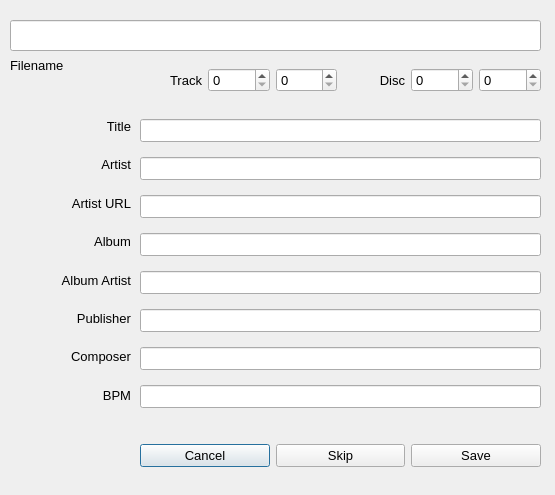
<?xml version="1.0" encoding="UTF-8"?>
<ui version="4.0">
 <class>TagEditor</class>
 <widget class="QDialog" name="TagEditor">
  <property name="geometry">
   <rect>
    <x>0</x>
    <y>0</y>
    <width>555</width>
    <height>495</height>
   </rect>
  </property>
  <property name="minimumSize">
   <size>
    <width>555</width>
    <height>495</height>
   </size>
  </property>
  <property name="maximumSize">
   <size>
    <width>555</width>
    <height>495</height>
   </size>
  </property>
  <property name="font">
   <font>
    <pointsize>10</pointsize>
   </font>
  </property>
  <property name="windowTitle">
   <string>Tags Editor</string>
  </property>
  <property name="windowIcon">
   <iconset>
    <normaloff>../img/icon.ico</normaloff>../img/icon.ico</iconset>
  </property>
  <property name="locale">
   <locale language="English" country="UnitedStates"/>
  </property>
  <widget class="QWidget" name="horizontalLayoutWidget">
   <property name="geometry">
    <rect>
     <x>140</x>
     <y>430</y>
     <width>401</width>
     <height>51</height>
    </rect>
   </property>
   <layout class="QHBoxLayout" name="horizontalLayout">
    <item>
     <widget class="QPushButton" name="pushButton_tags_cancel">
      <property name="text">
       <string>Cancel</string>
      </property>
     </widget>
    </item>
    <item>
     <widget class="QPushButton" name="pushButton_tags_skip">
      <property name="text">
       <string>Skip</string>
      </property>
     </widget>
    </item>
    <item>
     <widget class="QPushButton" name="pushButton_save">
      <property name="text">
       <string>Save</string>
      </property>
     </widget>
    </item>
   </layout>
  </widget>
  <widget class="QWidget" name="horizontalLayoutWidget_2">
   <property name="geometry">
    <rect>
     <x>140</x>
     <y>60</y>
     <width>401</width>
     <height>41</height>
    </rect>
   </property>
   <layout class="QHBoxLayout" name="horizontalLayout_2">
    <item>
     <widget class="QLabel" name="label_14">
      <property name="text">
       <string>Track</string>
      </property>
      <property name="alignment">
       <set>Qt::AlignRight|Qt::AlignTrailing|Qt::AlignVCenter</set>
      </property>
     </widget>
    </item>
    <item>
     <widget class="QSpinBox" name="track_num_0">
      <property name="enabled">
       <bool>true</bool>
      </property>
      <property name="specialValueText">
       <string/>
      </property>
     </widget>
    </item>
    <item>
     <widget class="QSpinBox" name="track_num_1">
      <property name="specialValueText">
       <string/>
      </property>
     </widget>
    </item>
    <item>
     <widget class="QLabel" name="label_13">
      <property name="text">
       <string>Disc</string>
      </property>
      <property name="alignment">
       <set>Qt::AlignRight|Qt::AlignTrailing|Qt::AlignVCenter</set>
      </property>
     </widget>
    </item>
    <item>
     <widget class="QSpinBox" name="disc_num_0">
      <property name="specialValueText">
       <string/>
      </property>
     </widget>
    </item>
    <item>
     <widget class="QSpinBox" name="disc_num_1">
      <property name="specialValueText">
       <string/>
      </property>
     </widget>
    </item>
   </layout>
  </widget>
  <widget class="QWidget" name="verticalLayoutWidget">
   <property name="geometry">
    <rect>
     <x>140</x>
     <y>110</y>
     <width>401</width>
     <height>311</height>
    </rect>
   </property>
   <layout class="QVBoxLayout" name="verticalLayout">
    <item>
     <widget class="QLineEdit" name="lineEdit"/>
    </item>
    <item>
     <widget class="QLineEdit" name="lineEdit_2"/>
    </item>
    <item>
     <widget class="QLineEdit" name="lineEdit_3"/>
    </item>
    <item>
     <widget class="QLineEdit" name="lineEdit_4"/>
    </item>
    <item>
     <widget class="QLineEdit" name="lineEdit_5"/>
    </item>
    <item>
     <widget class="QLineEdit" name="lineEdit_8"/>
    </item>
    <item>
     <widget class="QLineEdit" name="lineEdit_9"/>
    </item>
    <item>
     <widget class="QLineEdit" name="lineEdit_10"/>
    </item>
   </layout>
  </widget>
  <widget class="QWidget" name="verticalLayoutWidget_2">
   <property name="geometry">
    <rect>
     <x>10</x>
     <y>110</y>
     <width>121</width>
     <height>301</height>
    </rect>
   </property>
   <layout class="QVBoxLayout" name="verticalLayout_2">
    <item>
     <widget class="QLabel" name="label">
      <property name="text">
       <string>Title</string>
      </property>
      <property name="alignment">
       <set>Qt::AlignRight|Qt::AlignTrailing|Qt::AlignVCenter</set>
      </property>
     </widget>
    </item>
    <item>
     <widget class="QLabel" name="label_2">
      <property name="text">
       <string>Artist</string>
      </property>
      <property name="alignment">
       <set>Qt::AlignRight|Qt::AlignTrailing|Qt::AlignVCenter</set>
      </property>
     </widget>
    </item>
    <item>
     <widget class="QLabel" name="label_3">
      <property name="text">
       <string>Artist URL</string>
      </property>
      <property name="alignment">
       <set>Qt::AlignRight|Qt::AlignTrailing|Qt::AlignVCenter</set>
      </property>
     </widget>
    </item>
    <item>
     <widget class="QLabel" name="label_4">
      <property name="text">
       <string>Album</string>
      </property>
      <property name="alignment">
       <set>Qt::AlignRight|Qt::AlignTrailing|Qt::AlignVCenter</set>
      </property>
     </widget>
    </item>
    <item>
     <widget class="QLabel" name="label_5">
      <property name="text">
       <string>Album Artist</string>
      </property>
      <property name="alignment">
       <set>Qt::AlignRight|Qt::AlignTrailing|Qt::AlignVCenter</set>
      </property>
     </widget>
    </item>
    <item>
     <widget class="QLabel" name="label_8">
      <property name="text">
       <string>Publisher</string>
      </property>
      <property name="alignment">
       <set>Qt::AlignRight|Qt::AlignTrailing|Qt::AlignVCenter</set>
      </property>
     </widget>
    </item>
    <item>
     <widget class="QLabel" name="label_9">
      <property name="text">
       <string>Composer</string>
      </property>
      <property name="alignment">
       <set>Qt::AlignRight|Qt::AlignTrailing|Qt::AlignVCenter</set>
      </property>
     </widget>
    </item>
    <item>
     <widget class="QLabel" name="label_10">
      <property name="text">
       <string>BPM</string>
      </property>
      <property name="alignment">
       <set>Qt::AlignRight|Qt::AlignTrailing|Qt::AlignVCenter</set>
      </property>
     </widget>
    </item>
   </layout>
  </widget>
  <widget class="QLineEdit" name="lineEdit_name">
   <property name="geometry">
    <rect>
     <x>10</x>
     <y>20</y>
     <width>531</width>
     <height>31</height>
    </rect>
   </property>
   <property name="readOnly">
    <bool>true</bool>
   </property>
  </widget>
  <widget class="QLabel" name="label_6">
   <property name="geometry">
    <rect>
     <x>10</x>
     <y>50</y>
     <width>91</width>
     <height>31</height>
    </rect>
   </property>
   <property name="text">
    <string>Filename</string>
   </property>
  </widget>
 </widget>
 <resources/>
 <connections/>
</ui>
